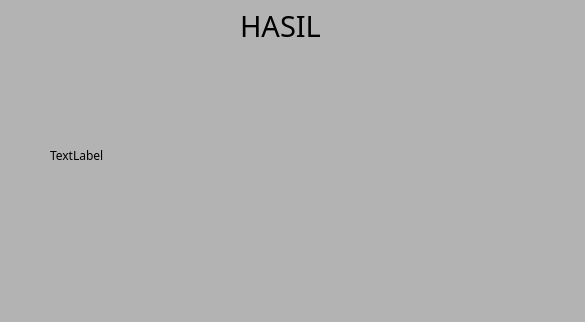
<?xml version="1.0" encoding="UTF-8"?>
<ui version="4.0">
 <class>MainWindow</class>
 <widget class="QMainWindow" name="MainWindow">
  <property name="geometry">
   <rect>
    <x>0</x>
    <y>0</y>
    <width>585</width>
    <height>322</height>
   </rect>
  </property>
  <property name="windowTitle">
   <string>MainWindow</string>
  </property>
  <property name="styleSheet">
   <string notr="true">background-color: rgb(179, 179, 179);</string>
  </property>
  <widget class="QWidget" name="centralwidget">
   <widget class="QLabel" name="label">
    <property name="geometry">
     <rect>
      <x>240</x>
      <y>10</y>
      <width>81</width>
      <height>31</height>
     </rect>
    </property>
    <property name="font">
     <font>
      <family>Century Gothic</family>
      <pointsize>22</pointsize>
     </font>
    </property>
    <property name="text">
     <string>HASIL</string>
    </property>
   </widget>
   <widget class="QLabel" name="label_2">
    <property name="geometry">
     <rect>
      <x>50</x>
      <y>80</y>
      <width>491</width>
      <height>151</height>
     </rect>
    </property>
    <property name="font">
     <font>
      <family>Century Gothic</family>
     </font>
    </property>
    <property name="text">
     <string>TextLabel</string>
    </property>
   </widget>
  </widget>
  <widget class="QMenuBar" name="menubar">
   <property name="geometry">
    <rect>
     <x>0</x>
     <y>0</y>
     <width>585</width>
     <height>21</height>
    </rect>
   </property>
  </widget>
  <widget class="QStatusBar" name="statusbar"/>
 </widget>
 <resources/>
 <connections/>
</ui>
